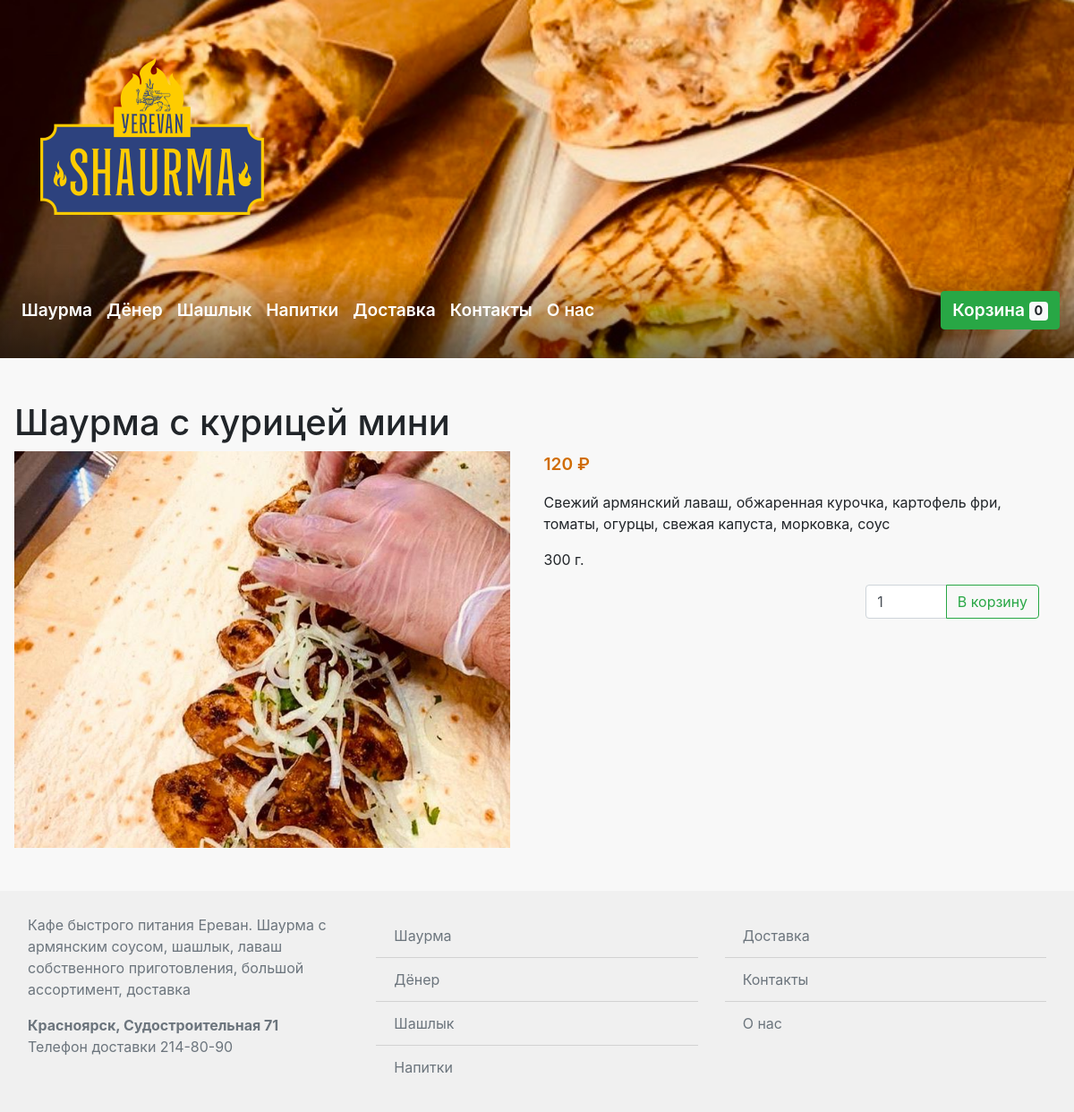
The app's page /good/1 with its own data.
### main.py (models this page shows, shortened)
class Setting(db.Model):
	id = db.Column(db.Integer, primary_key=True, autoincrement=True)
	name = db.Column(db.String())
	value = db.Column(db.String())

class Category(db.Model):
	id = db.Column(db.Integer, primary_key=True, autoincrement=True)
	name = db.Column(db.String())
	goods = db.relationship('Good', backref='category', lazy=True)
	has_pita = db.Column(db.Boolean)

class Page(db.Model):
	id = db.Column(db.Integer, primary_key=True, autoincrement=True)
	name = db.Column(db.String())
	content = db.Column(db.String())

class Good(db.Model):
	id = db.Column(db.Integer, primary_key=True, autoincrement=True)
	title = db.Column(db.String(), nullable=False)
	details = db.Column(db.String())
	price = db.Column(db.Integer)
	img = db.Column(db.String())
	weight = db.Column(db.String())
	category_id = db.Column(db.Integer, db.ForeignKey('category.id'),
		nullable=False)
	orders = db.relationship('Orders', backref='good', lazy=True)
	show = db.Column(db.Boolean)

### main.py (the view)
@app.route('/good/<good_id>', methods=["GET","POST"])
def goods(good_id):
	register_customer()
	return flask.render_template("good.html",
		categories = Category.query.all(),
		settings = get_settings(),
		good = Good.query.get(good_id),
		pages = Page.query.all(),
		cart_amount = get_cart_amount())

### main.py (called while the page is built)
def get_settings():
	as_dict = {}
	for i in Setting.query.all():
		as_dict[i.name] = i.value
	return as_dict

def register_customer():
	if 'user_id' not in flask.session:
		flask.session['user_id'] = random.getrandbits(128)

def get_cart_amount():
	amount = 0
	if 'goods_in_cart' in flask.session: #if has cart in cookies
		for good in flask.session['goods_in_cart']:
			try:
				amount += good['amount']
			except:
				pass
	return amount

### templates/good.html
{% extends 'layout.html' %}
{% block content %}
<h1 class="pl-3 pt-3">{{good.category.name}} {{good.title.lower()}}</h1>
<div class="row mr-0">
	<div class="col">
		<img class="align-self-start ml-3 w-100" src="/{{config['UPLOAD_FOLDER']}}/{{good.img}}">
	</div>
	<div class="col mr-4 ml-4">
		<p class="price">{{good.price}} ₽</p>
		{% if good.details %}
			<p>{{good.details}}</p>
		{% endif %}
		<p>{{good.weight}}</p>
		<div class="input-group mb-3 w-35 ml-auto">
	  		<input type="number" step='1' min='1' class="form-control" placeholder="Кол-во" aria-describedby="button-addon1" value="1">
	  		<div class="input-group-append">
	    		<button class="btn btn-outline-success" type="button" id="button-addon1">В корзину</button>
	  		</div>
		</div>
	</div>
</div>
{% endblock %}

### templates/layout.html (shortened to what this page needs)
<!doctype html>
<html lang="en">
  <head>
    <link rel="stylesheet" href="https://stackpath.bootstrapcdn.com/bootstrap/4.3.1/css/bootstrap.min.css">
    <link rel="stylesheet" href="/static/css/styles.css">
  </head>
  <body>
    <div class="container-fluid">
      <div class="jumbotron jumbotron-fluid bg-image d-flex flex-column">
        <div class="container">
          <a class="logo-container" href="/">
            <img src="/{{settings['logo']}}" class="custom-logo" itemprop="logo">
          </a>
        </div>
        <div class="mt-auto grad">
        <nav class="navbar navbar-expand-sm navbar-light bg-trans menu navbar-bg-white-sm">
          <div class="collapse navbar-collapse navbar-bg-white-sm nav-dropdown" id="navbarNav">
            <ul class="navbar-nav" id="menu">
              {% for cat in categories%}
              <li class="nav-item active">
                <a class="nav-link navlink-black-sm" onclick="$('.nav-dropdown').removeClass('show');" href="/#category{{cat.id}}">{{cat.name}}</a>
              </li>
              {% endfor%}
            </ul>
            <ul class="navbar-nav">
              {% for page in pages%}
              <li class="nav-item active">
                <a class="nav-link navlink-black-sm" href="/pages/{{page.id}}">{{page.name}}</a>
              </li>
              {% endfor%}
            </ul>
            <ul class="navbar-nav ml-auto">
              <li class="nav-item active">
                <a class="cart btn btn-success" id='cart' href="/cart">
                  Корзина
                  <span id='good_amount_cart' class="badge badge-light">{{cart_amount}}</span>
                </a>
              </li>
            </ul>
          </div>
        </nav>
      </div>
      </div>
      <div class="content pb-5">
        {% block content %}{% endblock %}
      </div>
      <footer class="site-footer">
        <div class="row ml-3 mr-3">
          <div class="col text-muted">
            <p>{{settings.footer_text}}</p>
            <p>
              <b>{{settings.address}}</b>
              Телефон доставки {{settings.phone}}
            </p>
          </div>
          <div class="col">
            <ul class="list-group list-group-flush">
              {% for cat in categories%}
              <li class="list-group-item bgc-gray">
                <a class="text-muted" href="/#category{{cat.id}}">{{cat.name}}</a>
              </li>
              {% endfor%}
            </ul>
          </div>
          <div class="col">
            <ul class="list-group list-group-flush">
              {% for page in pages%}
              <li class="list-group-item bgc-gray">
                <a class="text-muted" href="/pages/{{page.id}}">{{page.name}}</a>
              </li>
              {% endfor%}
            </ul>
          </div>
        </div>
      </footer>
    </div>
  </body>
</html>

### static/css/styles.css (style rules this page uses)
.jumbotron { height: 400px; padding-bottom: 0; }
.bg-image { background-repeat: no-repeat; background-size: cover; background-position: center; }
.bg-trans { background-color: #ffffff00; }
.grad { background: linear-gradient(to bottom, rgba(0,0,0,0) 0%, rgba(0,0,0,0.5) 100%); }
.nav-link { color: #fff !important; padding: 1.618em 1em; font-size: 1.2em; font-weight: 600; }
.cart { font-size: 1.2em; font-weight: 600; }
.price { font-size: 1.2em; font-weight: 600; color: #d06c02; }
.container-fluid { background-color: #f8f8f8; padding-right: 0; padding-left: 0; }
.w-35 { width: 35% !important; }
.site-footer { background-color: #f0f0f0; padding: 1.618em 0; }
.bgc-gray { background-color: #f0f0f0; }

### records on screen
Setting: logo (picture)
Category: name "Шаурма", category.name "Шаурма"
Category: name "Дёнер"
Category: name "Шашлык"
Category: name "Напитки"
Page: name "Доставка"
Page: name "Контакты"
Page: name "О нас"
Good: title "с курицей мини", img (picture), price "120", details "Свежий армянский лаваш, обжаренная курочка, картофель фри, томаты, огурцы, свежая капуста, морковка, соус", weight "300 г."
Setting: footer_text "Кафе быстрого питания Ереван. Шаурма с армянским соусом, шашлык, лаваш собственного приготовления, большой ассортимент, доставка"
Setting: address "Красноярск, Судостроительная 71"
Setting: phone "214-80-90"

### other values on screen
{{ cart_amount }} "0"
